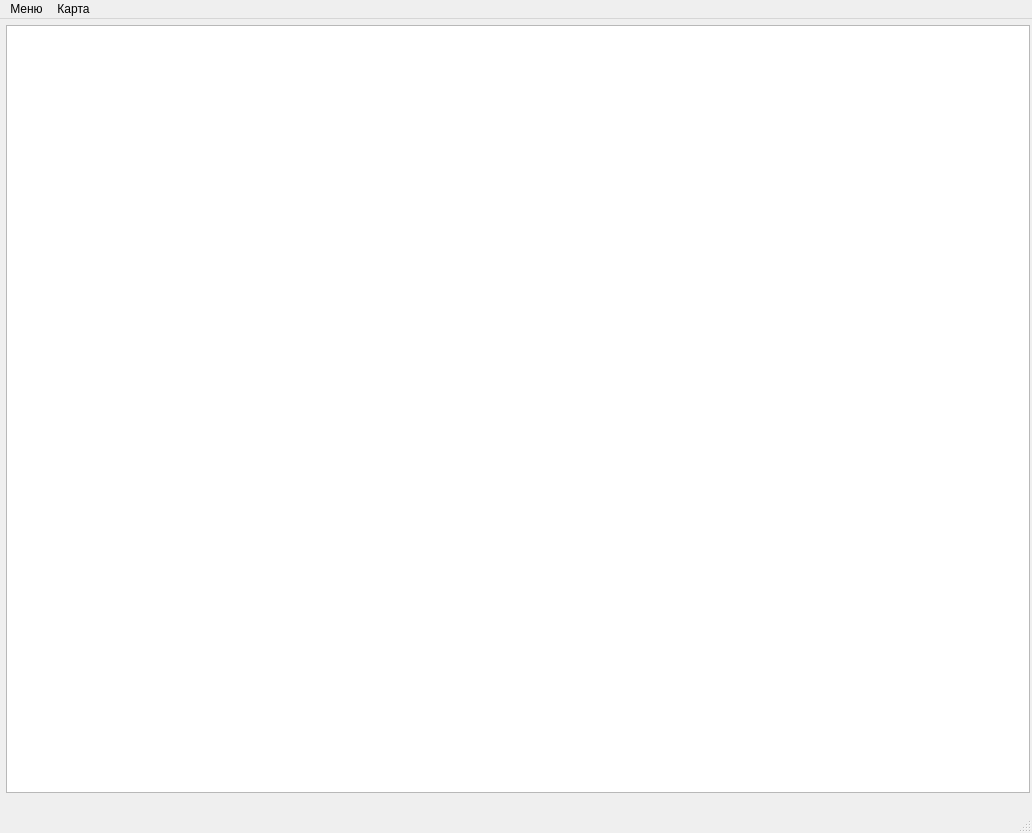
<?xml version="1.0" encoding="UTF-8"?>
<ui version="4.0">
 <class>MainWindow</class>
 <widget class="QMainWindow" name="MainWindow">
  <property name="geometry">
   <rect>
    <x>0</x>
    <y>0</y>
    <width>1032</width>
    <height>833</height>
   </rect>
  </property>
  <property name="windowTitle">
   <string>MainWindow</string>
  </property>
  <widget class="QWidget" name="centralwidget">
   <widget class="MyQGraphicsView" name="graphicsView">
    <property name="geometry">
     <rect>
      <x>6</x>
      <y>6</y>
      <width>1024</width>
      <height>768</height>
     </rect>
    </property>
    <property name="cursor" stdset="0">
     <cursorShape>ArrowCursor</cursorShape>
    </property>
   </widget>
  </widget>
  <widget class="QMenuBar" name="menubar">
   <property name="geometry">
    <rect>
     <x>0</x>
     <y>0</y>
     <width>1032</width>
     <height>29</height>
    </rect>
   </property>
   <widget class="QMenu" name="menu">
    <property name="title">
     <string>Меню</string>
    </property>
    <addaction name="saveAction"/>
    <addaction name="readAction"/>
    <addaction name="clear"/>
   </widget>
   <widget class="QMenu" name="menu_2">
    <property name="title">
     <string>Карта</string>
    </property>
    <addaction name="mapOn"/>
   </widget>
   <addaction name="menu"/>
   <addaction name="menu_2"/>
  </widget>
  <widget class="QStatusBar" name="statusbar"/>
  <action name="saveAction">
   <property name="text">
    <string>Сохранить</string>
   </property>
  </action>
  <action name="readAction">
   <property name="text">
    <string>Загрузить</string>
   </property>
  </action>
  <action name="clear">
   <property name="text">
    <string>Очистить</string>
   </property>
  </action>
  <action name="mapOn">
   <property name="text">
    <string>Включить сетку</string>
   </property>
  </action>
 </widget>
 <customwidgets>
  <customwidget>
   <class>MyQGraphicsView</class>
   <extends>QGraphicsView</extends>
   <header>myqgraphicsview.h</header>
  </customwidget>
 </customwidgets>
 <resources/>
 <connections/>
</ui>
